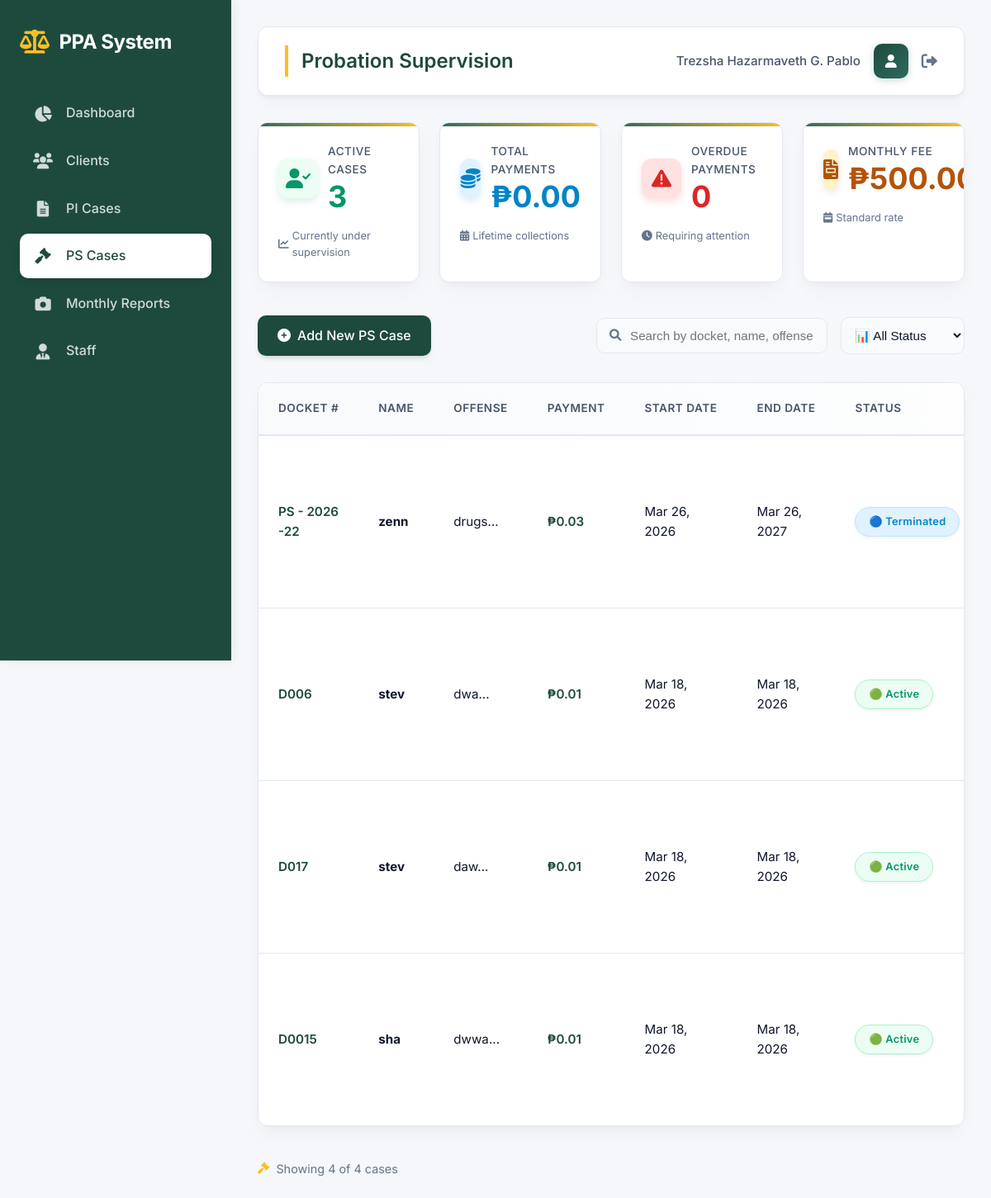
/ps_list.php (signed in), run on an earlier commit of the app's database.
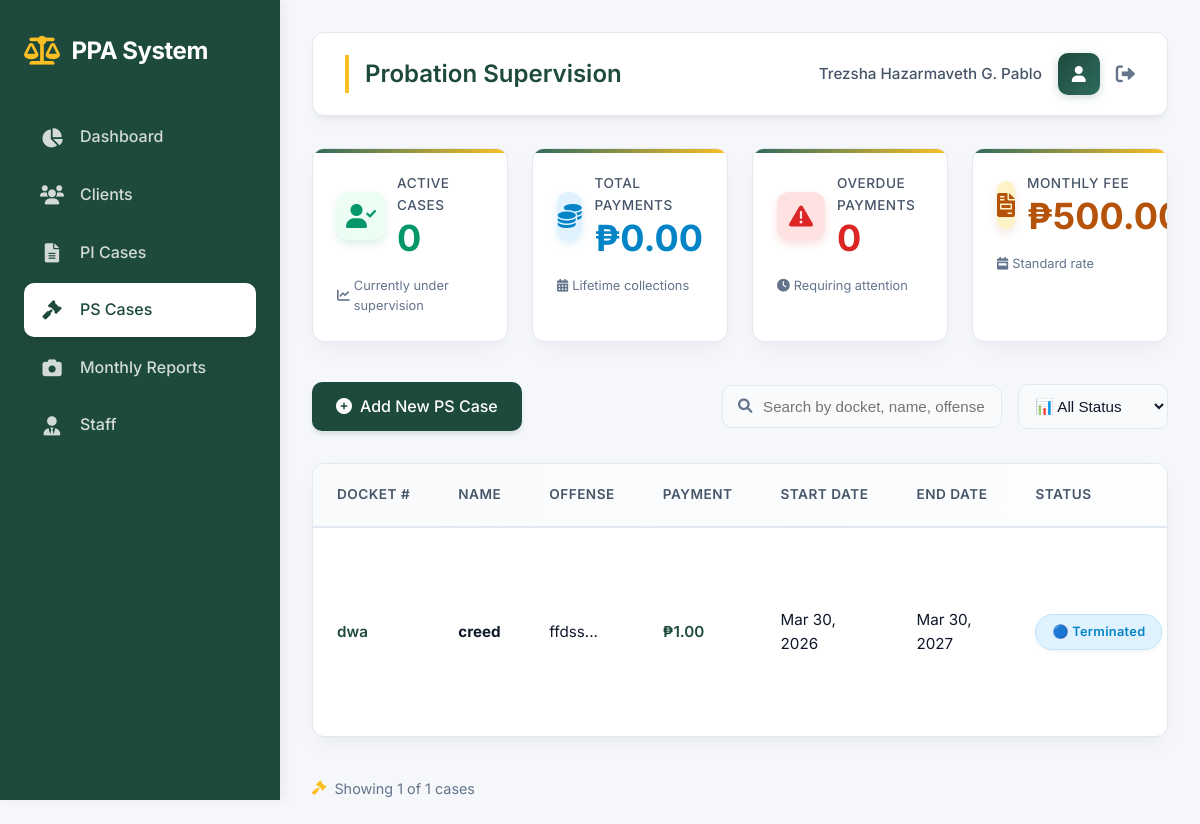
And on a later commit of the database.
### tables this page shows
CREATE TABLE `probation_supervision` (
  `id` int(11) NOT NULL,
  `docket_number` varchar(50) DEFAULT NULL,
  `name` varchar(255) NOT NULL,
  `offense` text DEFAULT NULL,
  `payment` decimal(10,2) DEFAULT 0.00,
  `address` text DEFAULT NULL,
  `start_date` date DEFAULT NULL,
  `end_date` date DEFAULT NULL,
  `supervising_officer` varchar(255) DEFAULT NULL,
  `status` enum('Active','Terminated','Revoked','Completed') DEFAULT 'Active',
  `monthly_fee` decimal(10,2) DEFAULT 500.00,
  `last_payment_date` date DEFAULT NULL,
  `next_payment_date` date DEFAULT NULL,
  `created_by` int(11) DEFAULT NULL,
  `created_at` timestamp NOT NULL DEFAULT current_timestamp(),
  `updated_at` timestamp NULL DEFAULT NULL ON UPDATE current_timestamp(),
  `client_id` int(11) DEFAULT NULL,
  `source_pi_id` int(11) DEFAULT NULL
);

### ps_list.php (the view, shortened to what this page needs)
<?php
include 'config/database.php';
$fullname = $_SESSION['fullname'] ?? 'User';
$user_role = $_SESSION['role'] ?? 'staff';
$can_edit = ($user_role == 'main' || $user_role == 'admin');
$ps_cases = mysqli_query($conn, "SELECT * FROM probation_supervision ORDER BY created_at DESC");
?>
<!DOCTYPE html>
<html lang="en">
<head>
    <link rel="stylesheet" href="https://cdnjs.cloudflare.com/ajax/libs/font-awesome/6.0.0/css/all.min.css">
</head>
<body>
    <div class="app">
        <div class="sidebar" id="sidebar">
            <div class="logo">
                <i class="fas fa-scale-balanced"></i>
                <span>PPA System</span>
            </div>
            <nav>
                <a href="dashboard.php" class="nav-item">
                    <i class="fas fa-chart-pie"></i>
                    <span>Dashboard</span>
                </a>
                <a href="clients.php" class="nav-item">
                    <i class="fas fa-users"></i>
                    <span>Clients</span>
                </a>
                <a href="pi_list.php" class="nav-item">
                    <i class="fas fa-file-lines"></i>
                    <span>PI Cases</span>
                </a>
                <a href="ps_list.php" class="nav-item active">
                    <i class="fas fa-gavel"></i>
                    <span>PS Cases</span>
                </a>
                <a href="monthly_reports.php" class="nav-item">
                    <i class="fas fa-camera"></i>
                    <span>Monthly Reports</span>
                </a>
                <?php if($user_role == 'main' || $user_role == 'admin'): ?>
                <a href="staff_management.php" class="nav-item">
                    <i class="fas fa-user-tie"></i>
                    <span>Staff</span>
                </a>
                <?php endif; ?>
            </nav>
        </div>
        <div class="main">
            <div class="top-bar">
                <h1 class="page-title">Probation Supervision</h1>
                <div class="user-menu">
                    <span class="user-name"><?php echo htmlspecialchars($fullname); ?></span>
                    <div class="avatar">
                        <i class="fas fa-user"></i>
                    </div>
                    <a href="logout.php" class="logout-btn" title="Logout">
                        <i class="fas fa-sign-out-alt"></i>
                    </a>
                </div>
            </div>
            <?php
            $active_count = mysqli_fetch_assoc(mysqli_query($conn, "SELECT COUNT(*) as total FROM probation_supervision WHERE status='Active'"))['total'];
            $total_payments = mysqli_fetch_assoc(mysqli_query($conn, "SELECT SUM(amount) as total FROM probation_payments"))['total'] ?? 0;
            $overdue_count = mysqli_fetch_assoc(mysqli_query($conn, "SELECT COUNT(*) as total FROM probation_supervision WHERE next_payment_date < CURDATE() AND status='Active'"))['total'];
            ?>
            <div class="stats-grid">
                <div class="stat-card">
                    <div class="stat-header">
                        <div class="stat-icon active">
                            <i class="fas fa-user-check"></i>
                        </div>
                        <div class="stat-content">
                            <div class="stat-label">Active Cases</div>
                            <div class="stat-value active"><?php echo $active_count; ?></div>
                        </div>
                    </div>
                    <div class="stat-note">
                        <i class="fas fa-chart-line"></i> Currently under supervision
                    </div>
                </div>
                <div class="stat-card">
                    <div class="stat-header">
                        <div class="stat-icon payment">
                            <i class="fas fa-coins"></i>
                        </div>
                        <div class="stat-content">
                            <div class="stat-label">Total Payments</div>
                            <div class="stat-value payment">₱<?php echo number_format($total_payments, 2); ?></div>
                        </div>
                    </div>
                    <div class="stat-note">
                        <i class="fas fa-calendar-alt"></i> Lifetime collections
                    </div>
                </div>
                <div class="stat-card">
                    <div class="stat-header">
                        <div class="stat-icon overdue">
                            <i class="fas fa-exclamation-triangle"></i>
                        </div>
                        <div class="stat-content">
                            <div class="stat-label">Overdue Payments</div>
                            <div class="stat-value overdue"><?php echo $overdue_count; ?></div>
                        </div>
                    </div>
                    <div class="stat-note">
                        <i class="fas fa-clock"></i> Requiring attention
                    </div>
                </div>
                <div class="stat-card">
                    <div class="stat-header">
                        <div class="stat-icon fee">
                            <i class="fas fa-file-invoice"></i>
                        </div>
                        <div class="stat-content">
                            <div class="stat-label">Monthly Fee</div>
                            <div class="stat-value fee">₱500.00</div>
                        </div>
                    </div>
                    <div class="stat-note">
                        <i class="fas fa-calendar-week"></i> Standard rate
                    </div>
                </div>
            </div>
            <div class="action-bar">
                <?php if($can_edit): ?>
                <a href="ps_add.php" class="add-btn">
                    <i class="fas fa-plus-circle"></i> Add New PS Case
                </a>
                <?php endif; ?>
                <div class="search-box">
                    <div class="search-wrapper">
                        <i class="fas fa-search search-icon"></i>
                        <input type="text" id="searchInput" class="search-input" placeholder="Search by docket, name, offense...">
                    </div>
                    <select id="statusFilter" class="filter-select">
                        <option value="all">📊 All Status</option>
                    </select>
                </div>
            </div>
            <div class="table-container">
                <table class="cases-table" id="casesTable">
                    <thead>
                        <tr>
                            <th>Docket #</th>
                            <th>Name</th>
                            <th>Offense</th>
                            <th>Payment</th>
                            <th>Start Date</th>
                            <th>End Date</th>
                            <th>Status</th>
                        </tr>
                    </thead>
                    <tbody>
                        <?php if(mysqli_num_rows($ps_cases) > 0): ?>
                            <?php while($row = mysqli_fetch_assoc($ps_cases)):
                            ?>
                            <tr class="case-row" data-status="<?php echo $row['status']; ?>">
                                <td><span class="docket-number"><?php echo $row['docket_number']; ?></span></td>
                                <td><strong><?php echo $row['name']; ?></strong></td>
                                <td><?php echo substr($row['offense'], 0, 30); ?>...</td>
                                <td><span style="font-weight: 600; color: var(--primary-dark);">₱<?php echo number_format($row['payment'], 2); ?></span></td>
                                <td><?php echo date('M d, Y', strtotime($row['start_date'])); ?></td>
                                <td><?php echo date('M d, Y', strtotime($row['end_date'])); ?></td>
                                <td>
                                    <span class="status-badge status-<?php echo $row['status']; ?>">
                                        <?php
                                        $status_icons = [
                                            'Active' => '🟢',
                                            'Terminated' => '🔵',
                                            'Revoked' => '🟠',
                                            'Completed' => '🟣'
                                        ];
                                        echo ($status_icons[$row['status']] ?? '⚪') . ' ' . $row['status'];
                                        ?>
                                    </span>
                                </td>
                            </tr>
                            <?php endwhile; ?>
                        <?php endif; ?>
                    </tbody>
                </table>
            </div>
            <div class="results-count">
                <i class="fas fa-gavel"></i>
                <span id="resultCount">Showing <?php echo mysqli_num_rows($ps_cases); ?> cases</span>
            </div>
        </div>
    </div>
</body>
</html>

What changed in the data, as far as the page shows it:
removed probation_supervision: docket_number "PS - 2026 -22", name "zenn", offense "drugs", payment "0.03", start_date "Mar 26, 2026", end_date "Mar 26, 2027", status "🔵", status "Terminated"
removed probation_supervision: docket_number "D006", name "stev", offense "dwa", payment "0.01", start_date "Mar 18, 2026", end_date "Mar 18, 2026", status "🟢", status "Active"
removed probation_supervision: docket_number "D017", name "stev", offense "daw", payment "0.01", start_date "Mar 18, 2026", end_date "Mar 18, 2026", status "🟢", status "Active"
removed probation_supervision: docket_number "D0015", name "sha", offense "dwwa", payment "0.01", start_date "Mar 18, 2026", end_date "Mar 18, 2026", status "🟢", status "Active"
added probation_supervision: docket_number "dwa", name "creed", offense "ffdss", payment "1.00", start_date "Mar 30, 2026", end_date "Mar 30, 2027", status "🔵", status "Terminated"
Also different on the page:
$active_count: "3" → "0"
text written by a page script: "Showing 4 of 4 cases" → "Showing 1 of 1 cases"
